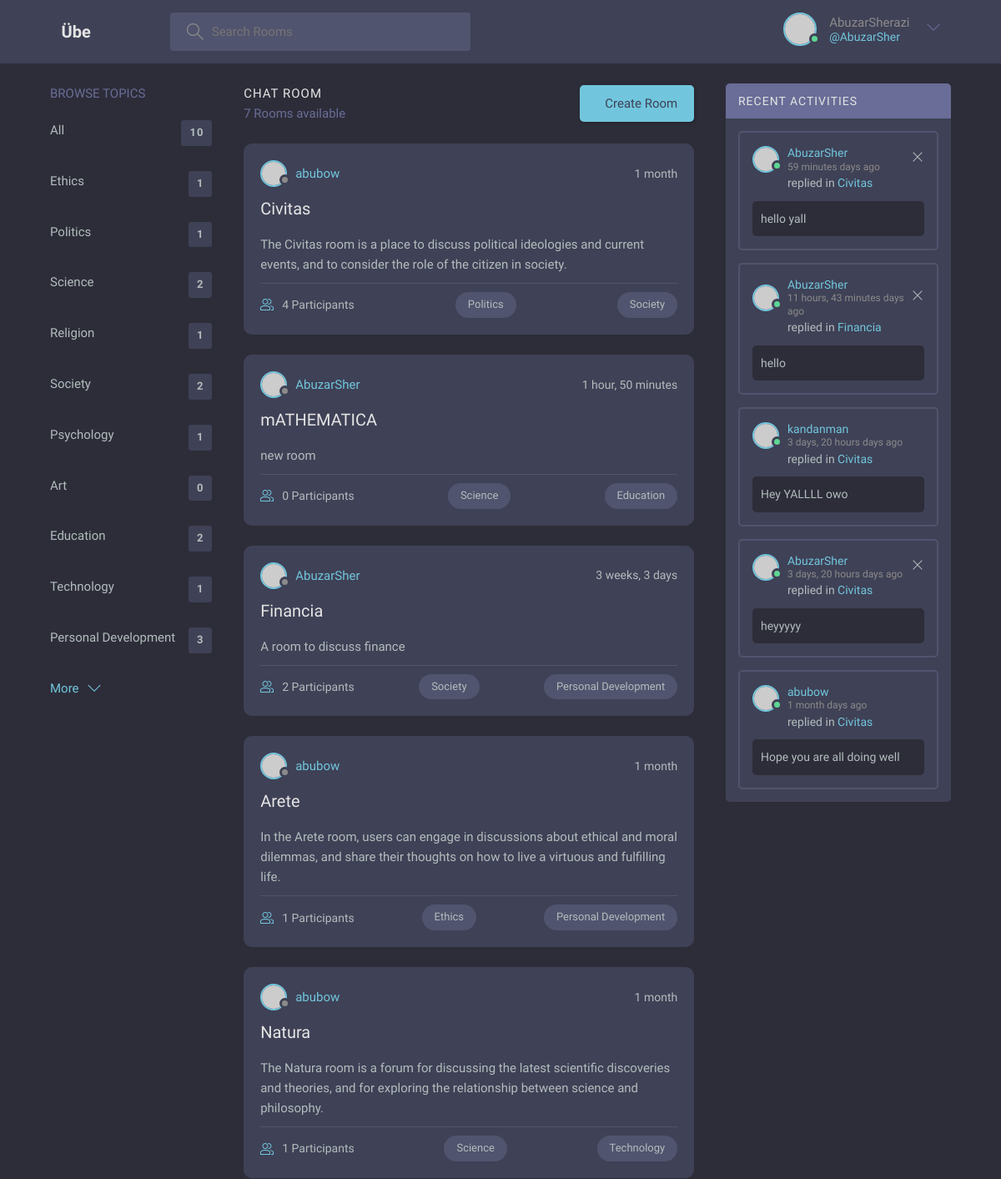
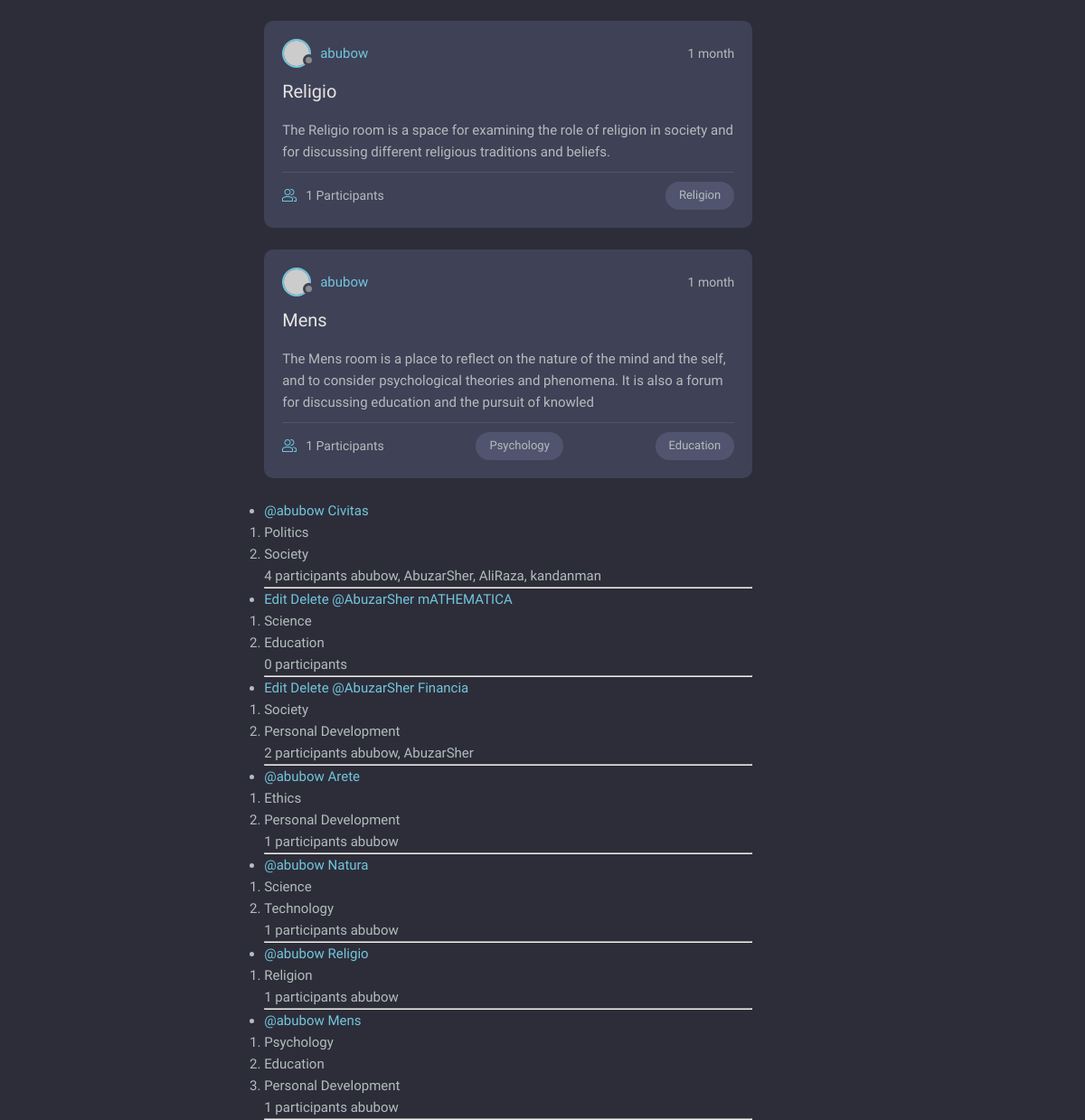
Screenshot of / (signed in) with the database file from the repository (2 pictures, top to bottom).
### base/models.py (models this page shows, shortened)
class Topic(models.Model):
    id = models.AutoField(primary_key=True)
    name = models.CharField(max_length=50)
    description = models.CharField(max_length=200)
    link = models.CharField(max_length=50)

class Room(models.Model):
    id = models.AutoField(primary_key=True, unique=True, auto_created=True)
    name = models.CharField(max_length=50)
    description = models.CharField(max_length=200, null=True, blank=True)
    link = models.CharField(max_length=50, unique=True)
    topics = models.ManyToManyField('Topic', related_name='rooms', blank=True)
    participants = models.ManyToManyField(
        User, related_name='rooms_joined', blank=True)
    host = models.ForeignKey(
        User, on_delete=models.CASCADE, related_name='rooms_hosted')
    updated = models.DateTimeField(auto_now=True)
    created = models.DateTimeField(auto_now_add=True)
    class Meta:
        ordering = ['-updated', '-created']

class Message(models.Model):
    user = models.ForeignKey(User, on_delete=models.CASCADE)
    room = models.ForeignKey(Room, on_delete=models.CASCADE)
    message = models.TextField()
    updated = models.DateTimeField(auto_now=True)
    created = models.DateTimeField(auto_now_add=True)
    class Meta:
        ordering = ['-updated', '-created']
    def __str__(self):
        return self.message

### base/views.py (the view)
# urls.py: path('', views.home, name='home'),
def home(request):
    q = request.GET.get('q')
    if q:
        rooms = Room.objects.filter(
            Q(topics__name__icontains=q) |
            Q(topics__description__icontains=q) |
            Q(name__icontains=q) |
            Q(description__icontains=q)
        ).distinct()
        recent_messages = Message.objects.filter(
            Q(room__topics__name__icontains=q) |
            Q(room__topics__description__icontains=q) |
            Q(room__name__icontains=q) |
            Q(room__description__icontains=q) |
            Q(message__icontains=q)
        ).distinct().order_by('-created')[:5]
    else:
        rooms = Room.objects.all()
        recent_messages = Message.objects.all().order_by('-created')[:5]
    topics = Topic.objects.all()
    context = {
        'rooms': rooms,
        'topics': topics,
        'recent_messages': recent_messages,
    }
    return render(request, 'base/home.html', context)

### base/templates/base/home.html (shortened to what this page needs)
{%extends 'main.html'%} {% block content %}
<main class="layout layout--3">
	<div class="container">
		{% include 'components/topic_list.html' %}
		<div class="roomList">
			<div class="roomList__header">
				<div>
					<h2>Chat Room</h2>
					<p>{{rooms.count}} Rooms available</p>
				</div>
				<a
					class="btn btn--main"
					href="{% url 'room-form' %}"
					<svg
						version="1.1"
						xmlns="http://www.w3.org/2000/svg"
						width="32"
						height="32"
						viewBox="0 0 32 32">
					Create Room
				</a>
			</div>
			{% include 'components/feed.html'%}
		</div>
		{% include 'components/recent_activity.html' %}
	</div>
</main>
{% endblock %}

### templates/navbar.html (shortened to what this page needs)
<div class="container">
	<a
		class="header__logo"
		href="{%url 'home'%}">
		<h1>Übe</h1>
	</a>
	<form
		method="GET"
		action="{% url 'home' %}"
		class="header__search">
		<label>
			<input
				type="text"
				name="q"
				placeholder="Search Rooms" />
		</label>
	</form>
	<nav class="header__menu">
		{% if user.is_authenticated %}
		<div class="header__user">
			<a href="{% url 'profile' user.id %}">
				<div class="avatar avatar--medium active">
					<img src="https://randomuser.me/api/portraits/men/37.jpg" />
				</div>
				<p>
					{{ user.first_name }}{{ user.last_name }}
					<span>@{{ user.username }}</span>
				</p>
			</a>
			<button class="dropdown-button">
				<svg
					version="1.1"
					xmlns="http://www.w3.org/2000/svg"
					width="32"
					height="32"
					viewBox="0 0 32 32">
					<title>chevron-down</title>
					<path d="M16 21l-13-13h-3l16 16 16-16h-3l-13 13z"></path>
				</svg>
			</button>
		</div>
		{% else %}
		<a href="{% url 'login' %}">
			<p>Login</p>
		</a>
		{% endif %}
	</nav>
</div>

### base/templates/components/topic_list.html
<div class="topics">
	<div class="topics__header">
		<h2>Browse Topics</h2>
	</div>
	<ul class="topics__list">
		<li>
			<a
				href="{% url 'home' %}"
				>All <span>{{topics.count}}</span></a
			>
		</li>
		{% for topic in topics %}
		<li>
			<a href="{% url 'home' %}?q={{ topic.name }}"
				>{{ topic.name }}
				<span>{{ topic.rooms.count }}</span>
			</a>
		</li>
		{% endfor %}
	</ul>
	<a
		class="btn btn--link"
		href="topics.html">
		More
		<svg
			version="1.1"
			xmlns="http://www.w3.org/2000/svg"
			width="32"
			height="32"
			viewBox="0 0 32 32">
			<title>chevron-down</title>
			<path d="M16 21l-13-13h-3l16 16 16-16h-3l-13 13z"></path>
		</svg>
	</a>
</div>

### base/templates/components/feed.html (shortened to what this page needs)
{% for room in rooms %}
<div class="roomListRoom">
	<div class="roomListRoom__header">
		<a
			href="{% url 'profile' room.host.id %}"
			class="roomListRoom__author">
			<div class="avatar avatar--small">
				<img src="https://randomuser.me/api/portraits/women/11.jpg" />
			</div>
			<span> {{ room.host.username }} </span>
		</a>
		<div class="roomListRoom__actions">
			<span> {{ room.created|timesince }} </span>
		</div>
	</div>
	<div class="roomListRoom__content">
		<a href="{% url 'room' room.link %}"> {{ room.name }} </a>
		<p>{{ room.description.strip|truncatechars:200 }}</p>
	</div>
	<div class="roomListRoom__meta">
		<a
			href="{% url 'room' room.link %}"
			class="roomListRoom__joined">
			{{ room.participants.count }} Participants
		</a>
		{% for topic in room.topics.all|slice:":2" %}
			<p class="roomListRoom__topic">{{ topic.name }}</p>
		{% endfor %}
	</div>
</div>
{% endfor %}
<div>
	<ul>
		{% for room in rooms %}
		<li>
			{% if room.host == user %}
			<a href="{% url 'update-room' room.id %}"> Edit </a>
			<a href="{% url 'delete-room' room.id %}"> Delete </a>
			{% endif %}
			<a href="{%url 'profile' room.host.id %}">
				@{{room.host.username}}
			</a>
			<a href="{% url 'room' room.link %}">{{ room.name }}</a>
			<ol>
				{% for topic in room.topics.all %}
				<li>{{ topic.name }}</li>
				{% endfor %}
			</ol>
			<span> {{ room.participants.count }} participants </span>
			<small> {{ room.participants.all|join:", " }} </small>
			<hr />
		</li>
		{% endfor %}
	</ul>
</div>

### base/templates/components/recent_activity.html (shortened to what this page needs)
<div class="activities">
	<div class="activities__header">
		<h2>Recent Activities</h2>
	</div>
	{% for post in recent_messages %}
	<div class="activities__box">
		<div class="activities__boxHeader roomListRoom__header">
			<a
				href="{% url 'profile' post.user.id %}"
				class="roomListRoom__author">
				<div class="avatar avatar--small active">
					<img src="https://randomuser.me/api/portraits/men/13.jpg" />
				</div>
				<p>
					{{ post.user.username }}
					<span> {{ post.created|timesince}} days ago</span>
				</p>
			</a>
			{% if post.user_id == request.user.id %}
			<div class="roomListRoom__actions">
				<a href="{% url 'delete-message' post.id %}">
					<svg
						version="1.1"
						xmlns="http://www.w3.org/2000/svg"
						width="32"
						height="32"
						viewBox="0 0 32 32">
						<title>remove</title>
						<path
							d="M27.314 6.019l-1.333-1.333-9.98 9.981-9.981-9.981-1.333 1.333 9.981 9.981-9.981 9.98 1.333 1.333 9.981-9.98 9.98 9.98 1.333-1.333-9.98-9.98 9.98-9.981z"></path>
					</svg>
				</a>
			</div>
			{% endif %}
		</div>
		<div class="activities__boxContent">
			<p>
				replied in
				<a href="{% url 'room' post.room.link %}">
					{{ post.room.name }}
				</a>
			</p>
			<div class="activities__boxRoomContent">
				<p>{{ post|truncatechars:100 }}</p>
			</div>
		</div>
	</div>
	{% endfor %}
</div>

### rows the page displays
Topic: name "Ethics", rooms.count "1"
Topic: name "Politics", rooms.count "1"
Topic: name "Science", rooms.count "2"
Topic: name "Religion", rooms.count "1"
Topic: name "Society", rooms.count "2"
Topic: name "Psychology", rooms.count "1"
Topic: name "Art", rooms.count "0"
Topic: name "Education", rooms.count "2"
Topic: name "Technology", rooms.count "1"
Topic: name "Personal Development", rooms.count "3"
Room: host.username "abubow", created "1 month", name "Civitas", description.strip "The Civitas room is a place to discuss political ideologies and current events, and to consider the role of the citizen in society.", participants.count "4", participants.all "abubow, AbuzarSher, AliRaza, kandanman"
Room: host.username "AbuzarSher", created "1 hour, 50 minutes", name "mATHEMATICA", description.strip "new room", participants.count "0", shows "Edit"
Room: host.username "AbuzarSher", created "3 weeks, 3 days", name "Financia", description.strip "A room to discuss finance", participants.count "2", shows "Edit", participants.all "abubow, AbuzarSher"
Room: host.username "abubow", created "1 month", name "Arete", description.strip "In the Arete room, users can engage in discussions about ethical and moral dilemmas, and share their thoughts on how to live a virtuous and fulfilling life.", participants.count "1", participants.all "abubow"
Room: host.username "abubow", created "1 month", name "Natura", description.strip "The Natura room is a forum for discussing the latest scientific discoveries and theories, and for exploring the relationship between science and philosophy.", participants.count "1", participants.all "abubow"
Room: host.username "abubow", created "1 month", name "Religio", description.strip "The Religio room is a space for examining the role of religion in society and for discussing different religious traditions and beliefs.", participants.count "1", participants.all "abubow"
Room: host.username "abubow", created "1 month", name "Mens", description.strip "The Mens room is a place to reflect on the nature of the mind and the self, and to consider psychological theories and phenomena. It is also a forum for discussing education and the pursuit of knowled", participants.count "1", participants.all "abubow"
Message: user.username "AbuzarSher", created "59 minutes", room.name "Civitas", message "hello yall"
Message: user.username "AbuzarSher", created "11 hours, 43 minutes", room.name "Financia", message "hello"
Message: user.username "kandanman", created "3 days, 20 hours", room.name "Civitas", message "Hey YALLLL owo"
Message: user.username "AbuzarSher", created "3 days, 20 hours", room.name "Civitas", message "heyyyyy"
Message: user.username "abubow", created "1 month", room.name "Civitas", message "Hope you are all doing well"

### other values shown
{{ user.first_name }} "Abuzar"
{{ user.last_name }} "Sherazi"
{{ user.username }} "AbuzarSher"
{{ topics.count }} "10"
{{ rooms.count }} "7"
